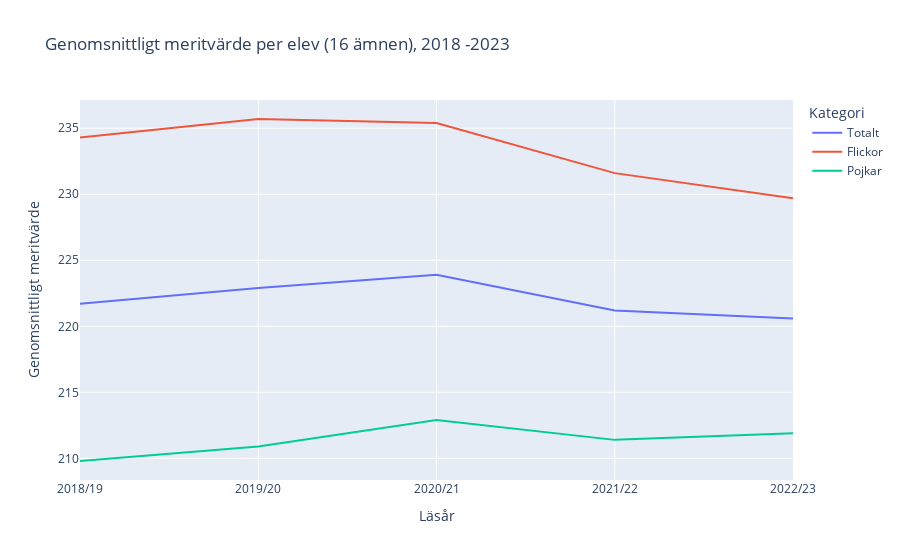

Notebook source saved alongside this figure:
### Markdown cell above
b) Rita ett linjediagram för meritvärde för 16 ämnen för totalt, flickor och pojkar för läsår 18-23.

### Code cell
# Filters out the first 4 columns from dataframe which contain student merit
df_merit16 = df.iloc[:, 0:4]
# Renames columns
df_merit16.columns = ["År", "Totalt", "Flickor", "Pojkar"]
# Filter out the first 5 rows which contain 2018 to 2023
df_merit16 = df_merit16.iloc[0:5]

fig_merit16 = px.line(
    df_merit16,
    x= "År",
    y= ["Totalt", "Flickor", "Pojkar"],
    title="Genomsnittligt meritvärde per elev (16 ämnen), 2018 -2023",
    labels= {"År": "Läsår", "value": "Genomsnittligt meritvärde", "variable": "Kategori"}
)

fig_merit16.update_layout(hovermode="x")

fig_merit16.show()
fig_merit16.write_html("visualiseringar/genomsnittligt_meritvärde_per_elev")

### Figure 1 — Plotly figure (JSON) as saved in the notebook; plotly's stock layout.template omitted (floating-point values rounded to 4 significant figures)
{"data": [{"hovertemplate": "Kategori=Totalt<br>Läsår=%{x}<br>Genomsnittligt meritvärde=%{y}<extra></extra>", "legendgroup": "Totalt", "line": {"color": "#636efa", "dash": "solid"}, "marker": {"symbol": "circle"}, "mode": "lines", "name": "Totalt", "orientation": "v", "showlegend": true, "type": "scatter", "x": ["2018/19", "2019/20", "2020/21", "2021/22", "2022/23"], "xaxis": "x", "y": [221.7, 222.9, 223.9, 221.2, 220.6], "yaxis": "y"}, {"hovertemplate": "Kategori=Flickor<br>Läsår=%{x}<br>Genomsnittligt meritvärde=%{y}<extra></extra>", "legendgroup": "Flickor", "line": {"color": "#EF553B", "dash": "solid"}, "marker": {"symbol": "circle"}, "mode": "lines", "name": "Flickor", "orientation": "v", "showlegend": true, "type": "scatter", "x": ["2018/19", "2019/20", "2020/21", "2021/22", "2022/23"], "xaxis": "x", "y": [234.3, 235.7, 235.4, 231.6, 229.7], "yaxis": "y"}, {"hovertemplate": "Kategori=Pojkar<br>Läsår=%{x}<br>Genomsnittligt meritvärde=%{y}<extra></extra>", "legendgroup": "Pojkar", "line": {"color": "#00cc96", "dash": "solid"}, "marker": {"symbol": "circle"}, "mode": "lines", "name": "Pojkar", "orientation": "v", "showlegend": true, "type": "scatter", "x": ["2018/19", "2019/20", "2020/21", "2021/22", "2022/23"], "xaxis": "x", "y": [209.8, 210.9, 212.9, 211.4, 211.9], "yaxis": "y"}], "layout": {"hovermode": "x", "legend": {"title": {"text": "Kategori"}, "tracegroupgap": 0}, "title": {"text": "Genomsnittligt meritvärde per elev (16 ämnen), 2018 -2023"}, "xaxis": {"anchor": "y", "domain": [0, 1], "title": {"text": "Läsår"}}, "yaxis": {"anchor": "x", "domain": [0, 1], "title": {"text": "Genomsnittligt meritvärde"}}}}
